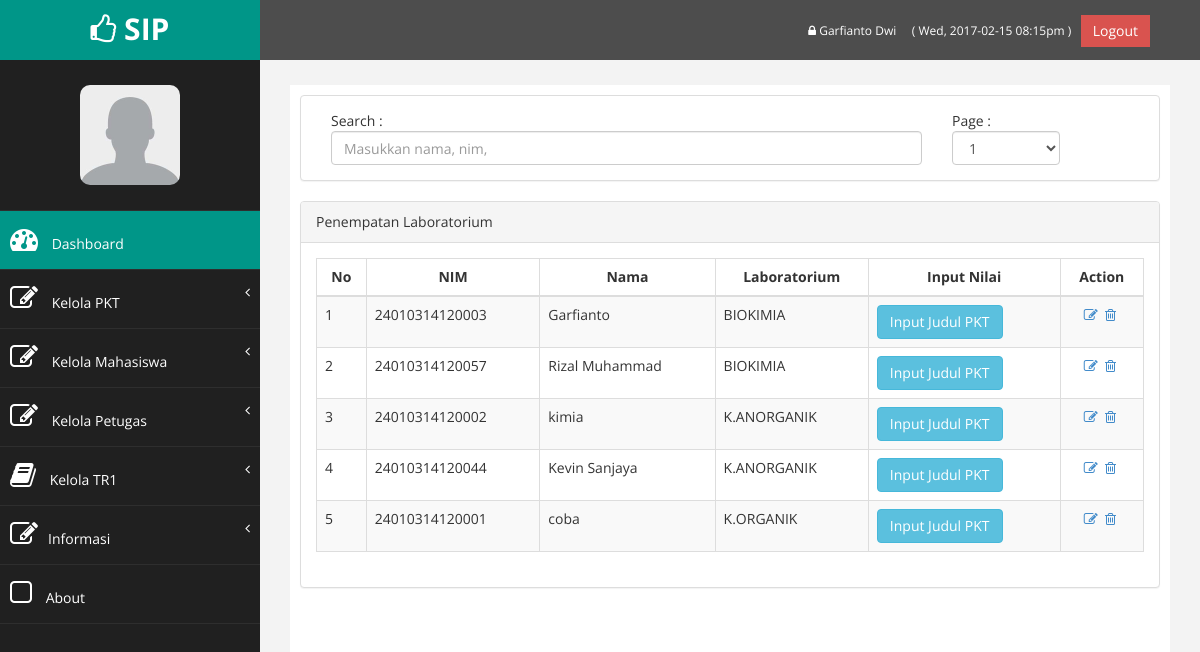
/dashboard/daftar_input_judul.php (signed in), run on the app's committed database.
### tables this page shows
CREATE TABLE `petugas` (
  `idpetugas` int(11) NOT NULL,
  `nama` varchar(30) NOT NULL,
  `email` varchar(50) NOT NULL,
  `password` varchar(50) NOT NULL
);

CREATE TABLE `daftar_pkt` (
  `pilihan1` varchar(50) NOT NULL,
  `pilihan2` varchar(50) NOT NULL,
  `pilihan3` varchar(50) NOT NULL,
  `ttd` varchar(1) DEFAULT NULL,
  `nim` varchar(30) NOT NULL,
  `no_pkt` int(11) NOT NULL
);

CREATE TABLE `anggota` (
  `nim` varchar(20) NOT NULL,
  `nama` varchar(30) NOT NULL,
  `password` varchar(50) NOT NULL,
  `alamat` varchar(150) NOT NULL,
  `kota` varchar(30) NOT NULL,
  `email` varchar(50) NOT NULL,
  `no_telp` varchar(15) NOT NULL,
  `id_wali` varchar(20) NOT NULL,
  `angkatan` varchar(10) NOT NULL,
  `judul` varchar(80) NOT NULL,
  `idlab` varchar(10) NOT NULL
);

CREATE TABLE `lab` (
  `id_lab` varchar(15) NOT NULL,
  `nama_lab` varchar(20) NOT NULL,
  `password` varchar(50) NOT NULL,
  `email` varchar(50) NOT NULL,
  `idlab` varchar(50) NOT NULL
);

### dashboard/functions.php (called while the page is built, shortened)
<?php
	require_once('connect.php');
	$con = mysqli_connect($db_host, $db_username, $db_password, $db_database);
	$site_name="SIP";
	if(isset($_SESSION['sip_masuk_aja'])){
		if($_SESSION['sip_status']=='petugas'){
			$query = "SELECT * FROM petugas WHERE idpetugas=".$_SESSION['sip_masuk_aja']."";
			$petugas=mysqli_query($con,$query);
			$petugas=$petugas->fetch_object();
			$status=$_SESSION['sip_status'];
		}elseif($_SESSION['sip_status']=='anggota'){
			$query = "SELECT * FROM anggota WHERE nim=".$_SESSION['sip_masuk_aja']."";
			$anggota=mysqli_query($con,$query);
			$anggota=$anggota->fetch_object();
			$status=$_SESSION['sip_status'];
		}elseif($_SESSION['sip_status']=='dosen'){
			$query = "SELECT * FROM dosen WHERE nip=".$_SESSION['sip_masuk_aja']."";
			$dosen=mysqli_query($con,$query);
			$dosen=$dosen->fetch_object();
			$status=$_SESSION['sip_status'];
		}elseif($_SESSION['sip_status']=='lab'){
			$query = "SELECT * FROM lab WHERE idlab=".$_SESSION['sip_masuk_aja']."";
			$lab=mysqli_query($con,$query);
			$lab=$lab->fetch_object();
			$status=$_SESSION['sip_status'];
		}else {
			echo "Harap ulangi login";
		}
	}
?>

### dashboard/daftar_input_judul.php (the view, shortened to what this page needs)
<?php
	include_once('sidebar.php');
?>
<div class="row" >
	<div class="col-md-12 col-sm-12 col-xs-12">
		<div class="panel panel-default">
			<div class="panel-body">
				<div class="col-md-9 col-sm-12 col-xs-12">
					Search : <input class="form-control" type="text" name="search" placeholder="Masukkan nama, nim," id="search" value="<?php if(isset($_GET['search'])) echo $_GET['search']; ?>"/>
				</div>
				<div class="col-md-2 col-sm-12 col-xs-12">
					Page :
				<select class='form-control' id='page'>
				<?php
					$query = "SELECT count(nim) as jml_data FROM penempatan";
					$result = $con->query( $query );
					$row = $result->fetch_object();
					$jml_data=$row->jml_data;
					$total_page=ceil($jml_data/10);
					for($i=1;$i<=$total_page;$i++){
						echo "<option value='".$i."'>".$i."</option>";
					}
				?>
				</select>
				</div>
			</div>
		</div>
	</div>
</div>
<div class="row" >
	<div class="col-md-12 col-sm-12 col-xs-12">
		<div class="panel panel-default">
			<div class="panel-heading">
			   Penempatan Laboratorium
			</div>
			<div class="panel-body">
				<div class="table-responsive">
					<table class="table table-striped table-bordered table-hover">
						<thead>
							<tr>
								<th>No</th>
								<th>NIM</th>
								<th>Nama</th>
								<th>Laboratorium</th>
								<th>Input Nilai</th>
								<?php
									if ($status=="petugas") {
										echo "<th>Action</th>";
									}
							    ?>
							</tr>
						</thead>
						<tbody id="hasil_cari">
						<?php
							if ($status=="petugas") {
								$query = "SELECT * FROM daftar_pkt INNER JOIN anggota ON daftar_pkt.nim=anggota.nim INNER JOIN lab ON anggota.idlab=lab.idlab ORDER BY lab.id_lab LIMIT 10";
							}elseif ($status=="dosen") {
								$query = "SELECT * FROM daftar_pkt INNER JOIN anggota ON daftar_pkt.nim=anggota.nim INNER JOIN lab ON anggota.idlab=lab.idlab WHERE anggota.id_wali=dosen.id_wali";
							}
							$result = $con->query( $query );
							$i=1;
							while($row = $result->fetch_object()){
								echo "<tr>";
								echo "<td>".$i."</td>";$i++;
								echo "<td>".$row->nim."</td>";
								echo "<td>".$row->nama."</td>";
								echo "<td>".$row->id_lab."</td>";
								echo "<td>
										<a href='input_judul_pkt.php?nim=".$row->nim."'><button class='btn btn-info'>Input Judul PKT</button></a>
									 </td>";
								if ($status=="petugas") {
								echo "<td align='center'>
										<a href='edit_lab.php?nim=".$row->nim."'><i class='fa fa-edit'></i></a>&nbsp;
										<a href='delete_penempatan.php?nim=".$row->nim."'><i class='fa fa-trash-o'></i></a>&nbsp;
									 </td>";
								}
								echo "</tr>";
							}
						?>
						</tbody>
					</table>
				</div>
			</div>
		</div>
	</div>
<?php
	include_once('footer.php');
?>

### dashboard/sidebar.php (shortened to what this page needs)
<?php
	require_once('functions.php');
?>
<!DOCTYPE html>
<html xmlns="http://www.w3.org/1999/xhtml">
<head>
    <link href="assets/css/bootstrap.css" rel="stylesheet" />
    <link href="assets/css/font-awesome.css" rel="stylesheet" />
    <link href="assets/css/custom.css" rel="stylesheet" />
</head>
<body>
    <div id="wrapper">
		<nav class="navbar navbar-default navbar-cls-top " role="navigation" style="margin-bottom: 0">
            <div class="navbar-header">
                <a class="navbar-brand" hKeloref="index.php"><i class="fa fa-thumbs-o-up"></i> <?php echo $site_name ?></a>
            </div>
			<div style="color: white; padding: 15px 50px 5px 50px; float: right; font-size: 16px;">
				<a href="profil.php" title='Ubah Password' style="color:#fff; font-size:12px;"><i class="fa fa-lock"></i> <?php if($status=="petugas") echo $petugas->nama; elseif($status=="dosen") echo $dosen->nama_dosen;elseif($status=="lab") echo $lab->nama_lab; else echo $anggota->nama; ?> </a>&nbsp;&nbsp;
				<a style="text-decoration: none; color:#fff; font-size:12px;"> <?php
					echo " ( ".date("D, Y-m-d") . " ". date("h:ia")." )&nbsp;&nbsp;";
				?>
				</a>
				<a href="logout.php" class="btn btn-danger square-btn-adjust">Logout</a>
			</div>
        </nav>
        <nav class="navbar-default navbar-side" role="navigation">
            <div class="sidebar-collapse">
                <ul class="nav" id="main-menu">
				<li class="text-center">
					<img src="assets/img/user/default.jpg" class="user-image img-responsive"/>
				</li>
				<li>
					<a class="active-menu" href="index.php"><i class="fa fa-dashboard fa-2x"></i> Dashboard</a>
				</li>
				<?php
				if($status=="petugas"){
					echo '<li>
						<a href="#"><i class="fa fa-edit fa-2x"></i> Kelola PKT<span class="fa arrow"></span></a>
						<ul class="nav nav-second-level">
							<li><a href="p_daftar_pkt.php">Pendaftaran PKT</a></li>
							<li><a href="daftar_pkt.php">Daftar Mahasiswa PKT</a></li>
							<li><a href="daftar_input_judul.php">Input Judul Mahasiswa PKT</a></li>
							<li><a href="daftar_judul.php">Daftar Judul Mahasiswa PKT</a></li>
							<li><a href="mhs_lab.php">Input penempatan mahasiswa</a></li>
							<li><a href="daftar_penempatan.php">Daftar penempatan mahasiswa</a></li>
							<li><a href="bimbingan.php">Input bimbingan mahasiswa</a></li>
							<li><a href="daftar_bimbingan.php">Daftar bimbingan mahasiswa</a></li>
							<li><a href="input_nilai_pkt1.php">Input nilai PKT</a></li>
							<li><a href="nilai_pkt.php">Daftar Nilai PKT</a></li>
						</ul>
					</li>
					<li>
						<a href="#"><i class="fa fa-edit fa-2x"></i> Kelola Mahasiswa<span class="fa arrow"></span></a>
						<ul class="nav nav-second-level">
							<li><a href="daftar_anggota.php">Data Anggota</a></li>
							<li><a href="tambah_anggota.php">Tambah Anggota</a></li>
						</ul>
					</li>
					<li>
						<a href="#"><i class="fa fa-edit fa-2x"></i> Kelola Petugas<span class="fa arrow"></span></a>
						<ul class="nav nav-second-level">
							<li><a href="daftar_petugas.php">Data Petugas</a></li>
							<li><a href="tambah_petugas.php">Tambah Petugas</a></li>
						</ul>
					</li>';
				}
				?>
				<li>
						<?php
							echo '<a href="#"><i class="fa fa-book fa-2x"></i> Kelola TR1';
						?>
					<span class="fa arrow"></span></a>
				</li>
				<li>
					<a href="#"><i class="fa fa-edit fa-2x"></i>Informasi<span class="fa arrow"></span></a>
				</li>
					<li>
                        <a  href="http://localhost/sip/index.php#about"><i class="fa fa-square-o fa-2x"></i> About</a>
					</li>
                </ul>
            </div>
        </nav>
        <div id="page-wrapper" >
            <div id="page-inner">

### dashboard/footer.php (shortened to what this page needs)
			</div>
            </div>
    </div>
</body>
</html>

### dashboard/assets/css/custom.css (style rules this page uses)
body { font-family: 'Open Sans', sans-serif; }
#wrapper { width: 100%; background:#202020; }
#page-wrapper { padding: 15px 15px; min-height: 600px; background:#F3F3F3; }
#page-inner { width:100%; margin:10px 20px 10px 0px; background-color:#fff!important; padding:10px; min-height:1200px; }
.text-center { text-align:center; }
.square-btn-adjust { border: 0px solid transparent; -webkit-border-radius: 0px; -moz-border-radius: 0px; border-radius: 0px; }
.user-image { margin: 25px auto; -webkit-border-radius: 10px; -moz-border-radius: 10px; border-radius: 10px; max-height:100px; max-width:100px; }
.navbar-cls-top .navbar-brand { color: #fff; background: #009688; width: 260px; text-align: center; height: 60px; font-size: 30px; font-weight: 700; }
.active-menu { background-color:#009688!important; }
.arrow { float: right; }
.fa.arrow:before { content: "\f104"; }
.sidebar-collapse , .sidebar-collapse .nav { background:none; }
.sidebar-collapse .nav { padding:0; }
.sidebar-collapse .nav > li > a { color:#fff; background:#202020; text-shadow:none; }
.sidebar-collapse > .nav > li > a { padding:15px 10px; }
.sidebar-collapse > .nav > li { border-bottom: 1px solid rgba(107, 108, 109, 0.19); }
.navbar-side { border:none; background-color: #202020; }
.navbar-cls-top { background:#4D4D4D; border-bottom:none; }
.navbar-default { border:0px solid black; }
.navbar-header { background: #009688; }
.nav > li > a > i { margin-right:10px; }
@media (min-width:768px) { #page-wrapper { margin: 0 0 0 260px; padding: 15px 30px; min-height: 1200px; } }
@media (min-width:768px) { .navbar-side { z-index: 1; position: absolute; width: 260px; } }
@media (min-width:768px) { .navbar { border-radius: 0px; } }

### data on the page
petugas: nama "Garfianto Dwi"
daftar_pkt: anggota.nim "24010314120003", anggota.nama "Garfianto", lab.id_lab "BIOKIMIA"
daftar_pkt: anggota.nim "24010314120057", anggota.nama "Rizal Muhammad", lab.id_lab "BIOKIMIA"
daftar_pkt: anggota.nim "24010314120002", anggota.nama "kimia", lab.id_lab "K.ANORGANIK"
daftar_pkt: anggota.nim "24010314120044", anggota.nama "Kevin Sanjaya", lab.id_lab "K.ANORGANIK"
daftar_pkt: anggota.nim "24010314120001", anggota.nama "coba", lab.id_lab "K.ORGANIK"

### other printed values
$site_name "SIP"
form field value "1"
